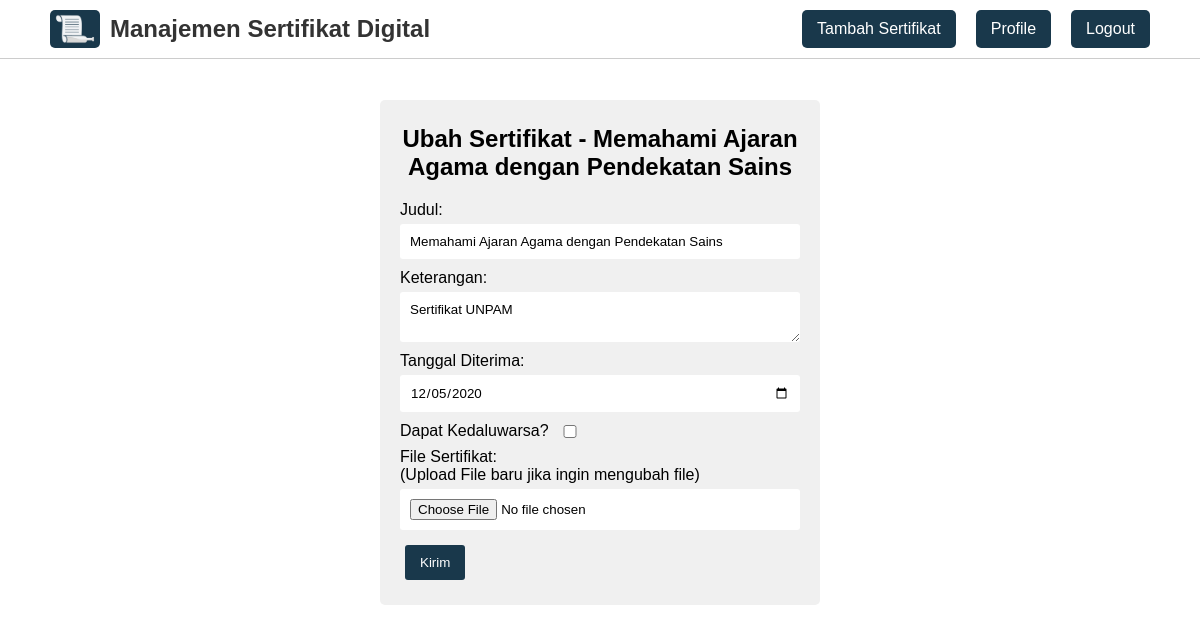
The app's page /ubah_sertifikat.php?id_sertifikat=1 (signed in) with its own data.
### tables this page shows
CREATE TABLE `sertifikat` (
  `id_sertifikat` int(11) NOT NULL,
  `judul` varchar(100) NOT NULL,
  `keterangan` text NOT NULL,
  `tanggal_diterima` date NOT NULL,
  `tanggal_kedaluwarsa` date DEFAULT NULL,
  `file_sertifikat` text NOT NULL,
  `id_user` int(11) NOT NULL
);

### ubah_sertifikat.php (the view, shortened to what this page needs)
<?php
require_once 'koneksi.php';
$id_user = $_SESSION['id_user'];
$id_sertifikat = $_GET['id_sertifikat'];
$sertifikat = mysqli_query($koneksi, "SELECT * FROM sertifikat INNER JOIN user ON sertifikat.id_user = user.id_user WHERE sertifikat.id_sertifikat = '$id_sertifikat' && sertifikat.id_user = '$id_user'");
$data_sertifikat = mysqli_fetch_assoc($sertifikat);
?>
<html>
<head>
    <?php include_once 'head.php'; ?>
</head>
<body>
    <?php include_once 'navbar.php'; ?>
    <div class="container">
        <form method="post" class="login-form" enctype="multipart/form-data">
            <h2>Ubah Sertifikat - <?= $data_sertifikat['judul']; ?></h2>
            <label for="judul">Judul:</label>
            <input type="text" id="judul" name="judul" value="<?= $data_sertifikat['judul']; ?>" required>
            <label for="keterangan">Keterangan:</label>
            <textarea id="keterangan" name="keterangan" required><?= $data_sertifikat['keterangan']; ?></textarea>
            <label for="tanggal_diterima">Tanggal Diterima:</label>
            <input type="date" id="tanggal_diterima" name="tanggal_diterima" required value="<?= date("Y-m-d", strtotime($data_sertifikat['tanggal_diterima'])); ?>">
            <label for="kedaluwarsa">Dapat Kedaluwarsa?</label>
            <?php if ($data_sertifikat['tanggal_kedaluwarsa'] == '0000-00-00'): ?>
                <input type="checkbox" name="kedaluwarsa" id="kedaluwarsa" style="margin-left: -30px; margin-top: -20px;">
            <?php endif ?>
            <label for="file_sertifikat">File Sertifikat: <br> (Upload File baru jika ingin mengubah file)</label>
            <input type="file" name="file_sertifikat" id="file_sertifikat">
            <button type="submit" name="btnUbah" class="btn">Kirim</button>
        </form>
    </div>
</body>
</html>

### style.css (style rules this page uses)
* { font-family: 'Arial', sans-serif; }
body { margin: 0; padding: 0; }
.container { margin: 100px auto; max-width: 1200px; padding: 0 15px; }
.login-form { max-width: 400px; margin: 0 auto; padding: 20px; padding-top: 5px; background-color: #f0f0f0; border-radius: 5px; }
.login-form h2 { text-align: center; }
.login-form label { display: block; margin-bottom: 5px; }
.login-form input, .login-form textarea { width: 100%; padding: 10px; border: none; background-color: #fff; border-radius: 3px; margin-bottom: 10px; }
.btn { text-align: center; display: inline-block; padding: 10px 15px; border: none; background-color: #19384B; color: #fff; border-radius: 3px; cursor: pointer; text-decoration: none; margin: 5px; }

### records on screen
sertifikat: judul "Memahami Ajaran Agama dengan Pendekatan Sains", keterangan "Sertifikat UNPAM", tanggal_diterima "12/05/2020"
